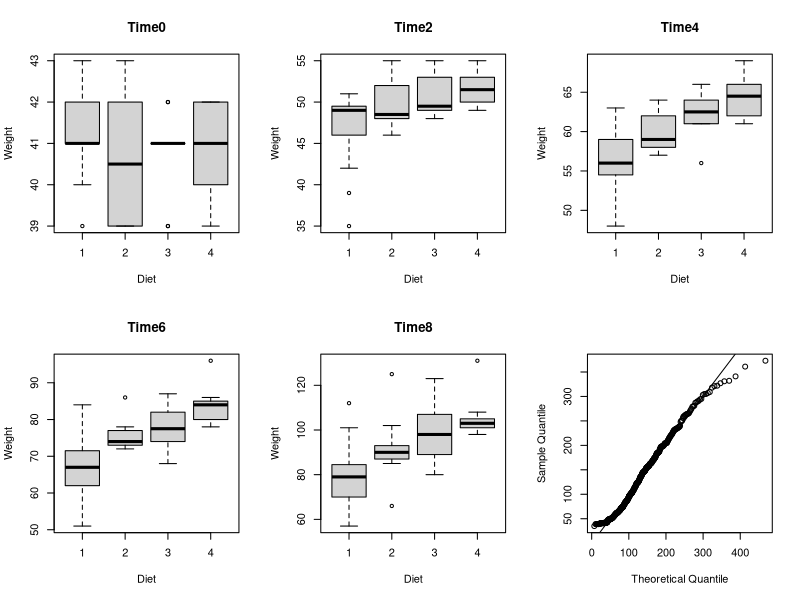

Write R code to recreate this figure.
#1.
check.palindrome <- function(x){
  x = as.character(x)
  y1 = strsplit(x,split = '')
  y2 = y1[length(y1):1]
  if (identical(y1,y2)) {
    return('A palindrome')
  }else { return('Not a palindrome')}
}
check.palindrome(12321)
check.palindrome('noon')

#2.
my.F.test <-  function(x,y){
  s1 = var(x)
  s2 = var(y)
  stat = s1/s2
  if (stat<1) {
    pv = pf(stat,length(x)-1,length(y)-1,lower.tail = T)*2
    return(list(stat=stat,pvalue=pv))
  } else {pv = pf(stat,length(x)-1,length(y)-1,lower.tail = F)*2
  return(list(stat=stat,pvalue=pv))
 }
}

#3
#(a)
data("ChickWeight")
ChickWeight <- data.frame(ChickWeight)
par(mfrow = c(2,3))
boxplot(weight~Diet,data = ChickWeight[ChickWeight$Time==0,],xlab = 'Diet',ylab = 'Weight', main = 'Time0')
boxplot(weight~Diet,data = ChickWeight[ChickWeight$Time==2,],xlab = 'Diet',ylab = 'Weight', main = 'Time2')
boxplot(weight~Diet,data = ChickWeight[ChickWeight$Time==4,],xlab = 'Diet',ylab = 'Weight', main = 'Time4')
boxplot(weight~Diet,data = ChickWeight[ChickWeight$Time==6,],xlab = 'Diet',ylab = 'Weight', main = 'Time6')
boxplot(weight~Diet,data = ChickWeight[ChickWeight$Time==8,],xlab = 'Diet',ylab = 'Weight', main = 'Time8')

#(b)
DATA1 = ChickWeight[ChickWeight$Time==4,]
var.test(DATA1[DATA1$Diet==1,]$weight,DATA1[DATA1$Diet==2,]$weight)
#p-value = 0.07 cannot reject the null when alpha = 0.05,so use euqal variance t test under normal assumption
t.test(DATA1[DATA1$Diet==1,]$weight,DATA1[DATA1$Diet==2,]$weight,var.equal = T)
#reject the null that their mean are equal because the p-value is significant at alpha level 0.05
wilcox.test(DATA1[DATA1$Diet==1,]$weight,DATA1[DATA1$Diet==2,]$weight)
#without the normal assumption, reject the null that their mean are equal because the p-value is significant at alpha level 0.05

#(c)
chick.weight= ChickWeight$weight
m = mean(chick.weight)
v = var(chick.weight)
beta = var(chick.weight)/mean(chick.weight)
alpha = mean(chick.weight)/beta
w <- qgamma((1:length(chick.weight) - 0.5)/length(chick.weight), shape = alpha, scale = beta)
qqplot(w, chick.weight, xlab="Theoretical Quantile", ylab="Sample Quantile")
abline(0,1)
?rgamma
